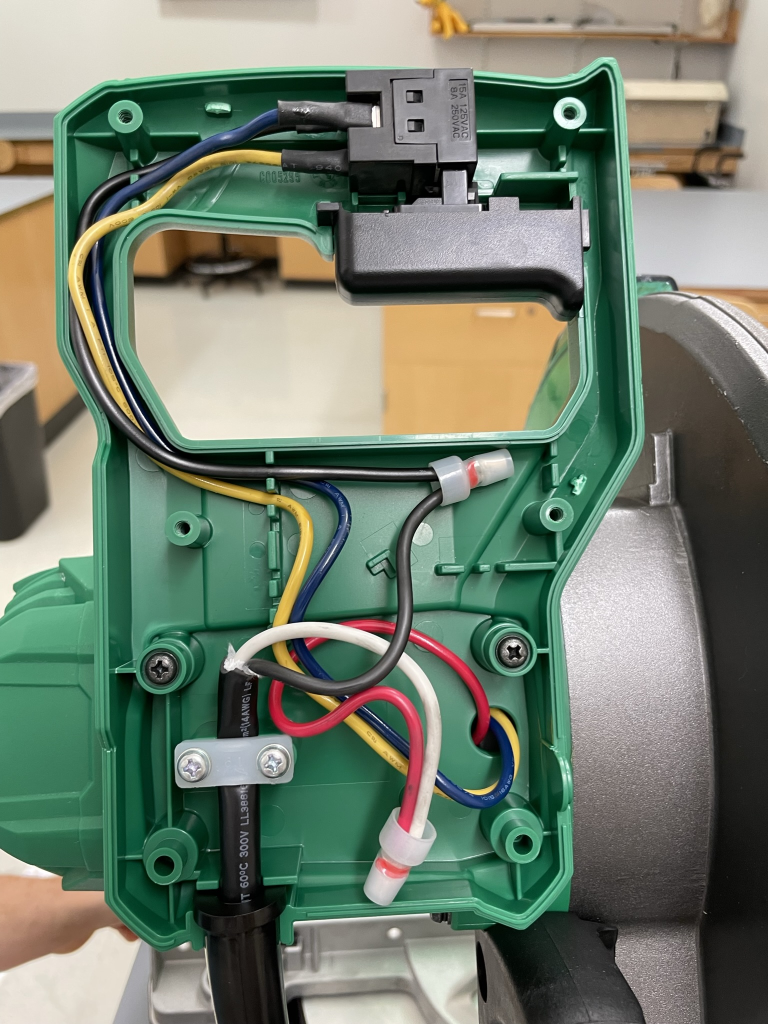
#> input picture logbook/dylan/images/IMG_1837.JPEG, 1536 x 2048 px, given in place of the camera (shown at 1/2 size)
$ python display.py
#> lines starting #> are read from the running program, lines starting #| are printed output that depends on the picture; after the words box and inside, x2 and y2 are one past the last pixel; in counts of white or black regions, pixels touching at a corner belong together
import cv2
import robo_vision as rv
import numpy as np
import asyncio
from Model import Model

# [156 lines left out: functions disp_model, disp_img_processing, disp_edge_detection, not called in this run]


def disp_current_view():
    angle = 0
    cap = cv2.VideoCapture(1) # 1 for webacam 0 for built in camera
    max_angle = 0.9
    min_angle = 0
    threshold = 200
    # The device number might be 0 or 1 depending on the device and the webcam
    #cap.open(0, cv2.CAP_DSHOW)
    while(True):
        # Capture a frame from the webcam
        ret , frame = cap.read()
#> frame is the input picture: shape (2048, 1536, 3); mean B, G, R 108.9, 125.2, 112.8

        # Convert the capture to grayscale
        gray = cv2.cvtColor(frame,cv2.COLOR_BGR2GRAY)
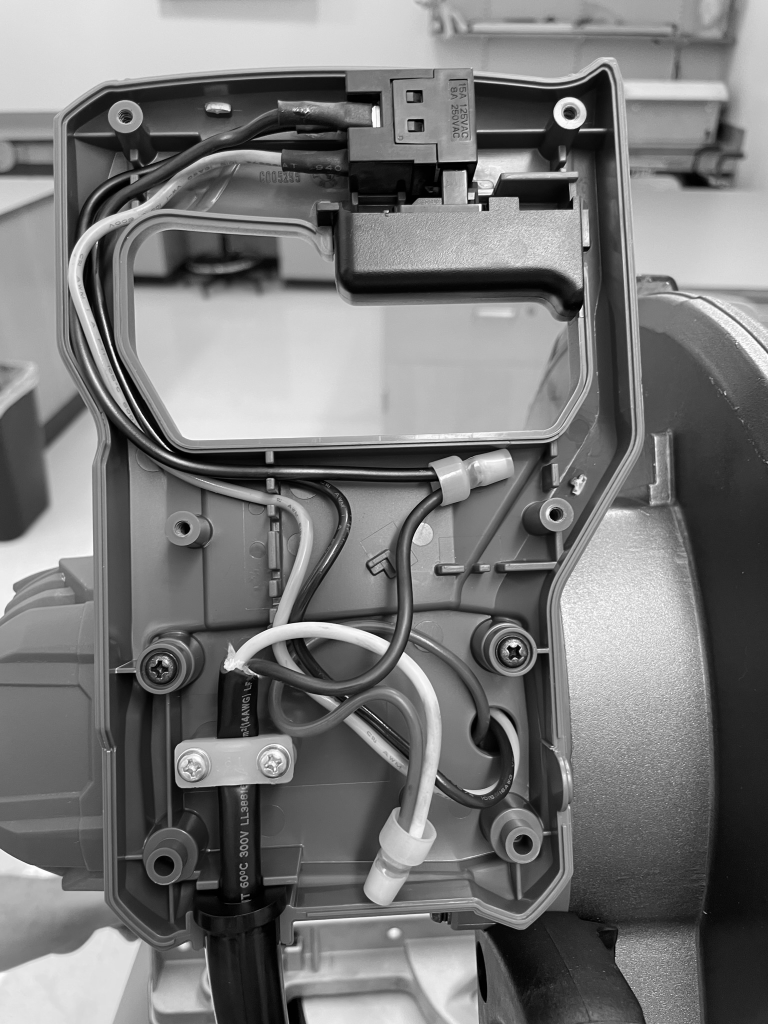
#> gray: shape (2048, 1536) (shown at 1/2 size); min 0, max 255, mean 119.6

        # detect edges using canny edge detection
        edges = cv2.Canny(gray,50,150,apertureSize = 3)
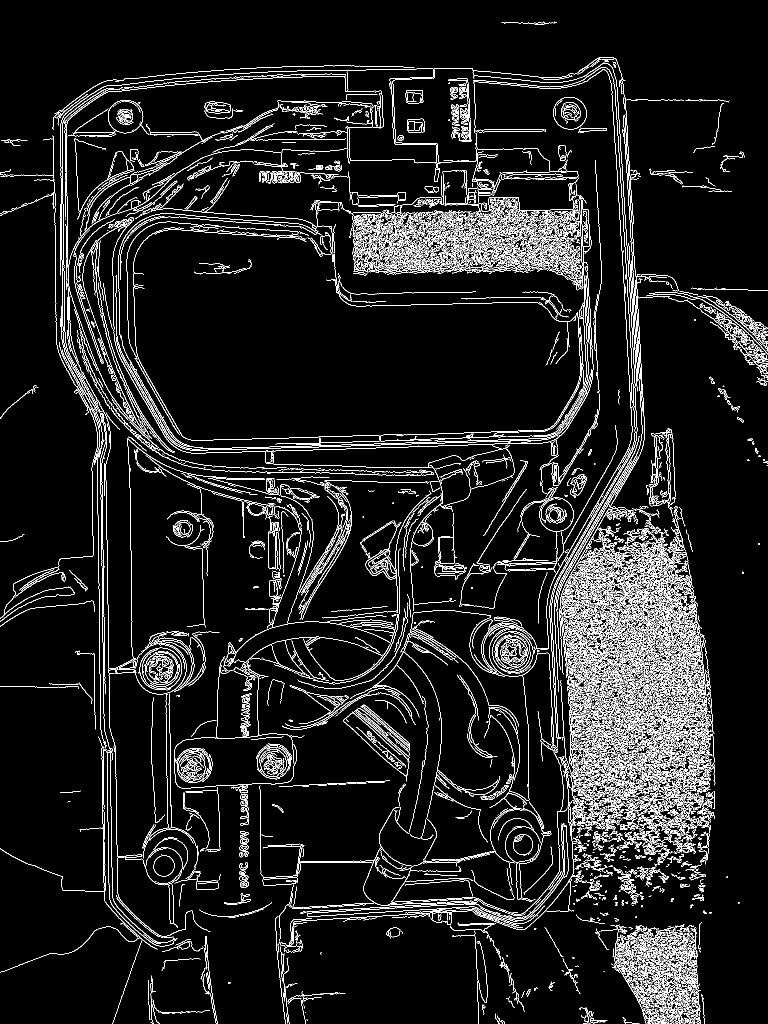
#> edges: shape (2048, 1536) (shown at 1/2 size); 7.6% white in thin lines or dots

        # find lines and get the equations for them
        lines = cv2.HoughLines(edges,1,np.pi/180,threshold)
        if lines is not None:
            for rho,theta in lines[0]:
                a = np.cos(theta)
                b = np.sin(theta)
                x0 = a*rho
                y0 = b*rho
                x1 = int(x0 + 1000*(-b))
                y1 = int(y0 + 1000*(a))
                x2 = int(x0 - 1000*(-b))
                y2 = int(y0 - 1000*(a))

                # Save the new image over frame to save space since it is already allocated.
                if (theta < max_angle and theta > min_angle):
                    angle = theta
                    cv2.line(frame,(x1,y1),(x2,y2),(200,0,200),5)
#> this loop made 1 pass
#> (rho, theta, a, b, x0, y0, x1, y1) on pass 1: (-1239, 3.09, -0.999, 0.0523, 1237.3, -64.84, 1184, -1063)


        font                   = cv2.FONT_HERSHEY_SIMPLEX
#> font = 0
        bottomLeftCornerOfText = (10,200)
        fontScale              = 1
        fontColor              = (255,255,255)
        thickness              = 3
        lineType               = 2

        cv2.putText(frame,'Angle: '+str(angle)  + '   Threshold: ' + str(threshold),
        bottomLeftCornerOfText,
        font,
        fontScale,
        fontColor,
        thickness,
        lineType)
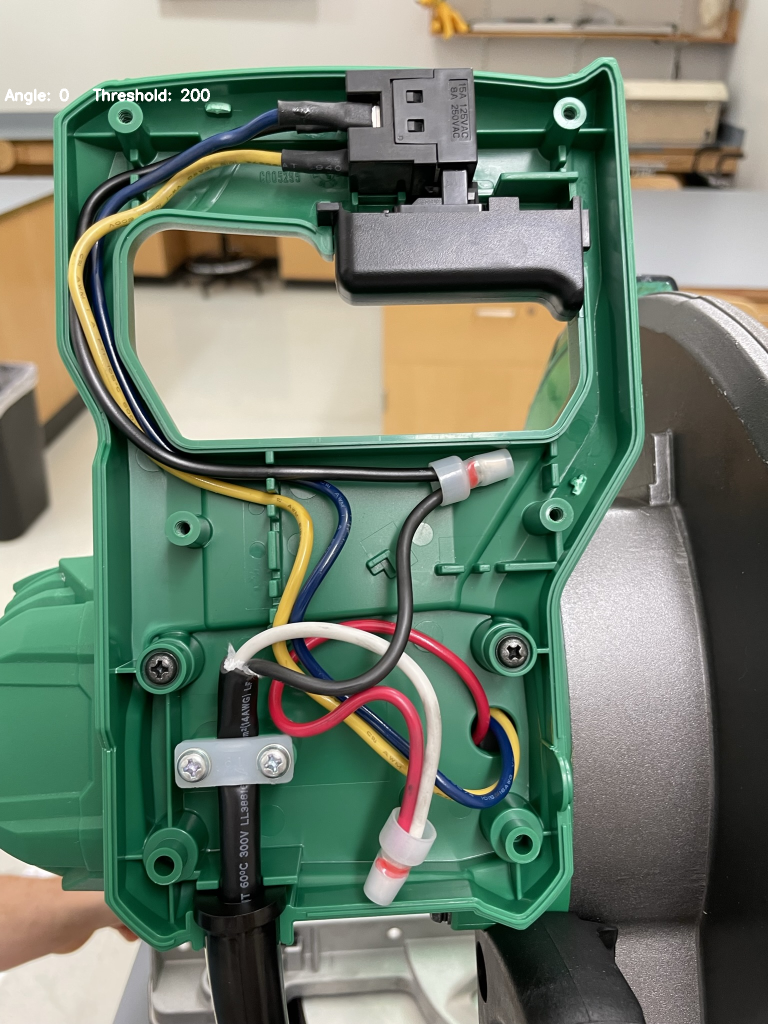
#> frame: shape (2048, 1536, 3) (shown at 1/2 size); 0.13% of pixels changed, all inside (x1, y1, x2, y2) = (9, 177, 420, 210)
        cv2.imshow('Robo-preview: press "q" to quit application', frame)
        if cv2.waitKey(1) & 0xFF == ord('q'):
#> (key q is pressed here)
            break
    cap.release()
    cv2.destroyAllWindows()

# [16 lines left out: function disp_final, not called in this run]

if __name__ == "__main__":
#> (the run stopped early here; a loop or call above may not have finished)
